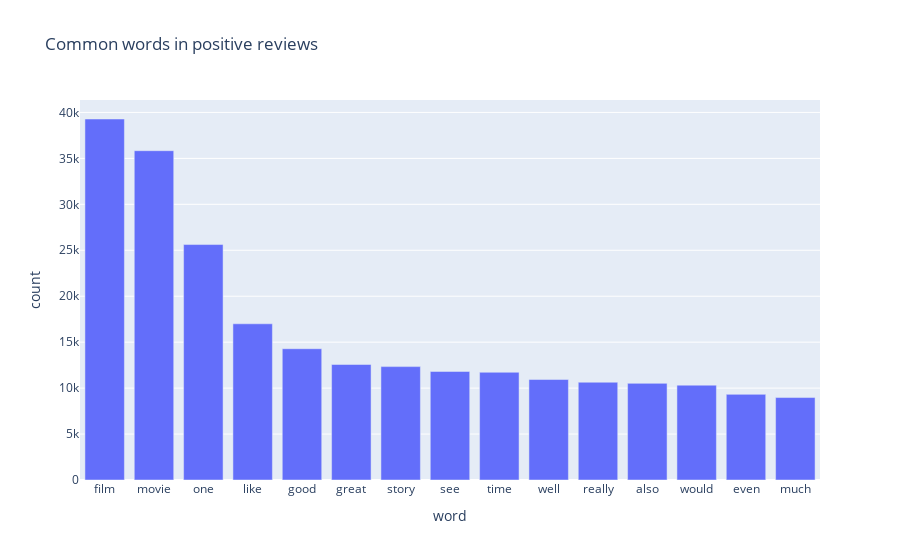

This figure's notebook cell:
### Code cell
px.bar(positive_words, y='count', x='word', title='Common words in positive reviews')

### Figure 1 — Plotly figure (JSON) as saved in the notebook; plotly's stock layout.template omitted (floating-point values rounded to 4 significant figures)
{"data": [{"alignmentgroup": "True", "hovertemplate": "word=%{x}<br>count=%{y}<extra></extra>", "legendgroup": "", "marker": {"color": "#636efa", "pattern": {"shape": ""}}, "name": "", "offsetgroup": "", "orientation": "v", "showlegend": false, "textposition": "auto", "type": "bar", "x": ["film", "movie", "one", "like", "good", "great", "story", "see", "time", "well", "really", "also", "would", "even", "much"], "xaxis": "x", "y": [39285, 35836, 25621, 16999, 14286, 12570, 12338, 11814, 11724, 10933, 10641, 10517, 10320, 9319, 8971], "yaxis": "y"}], "layout": {"barmode": "relative", "legend": {"tracegroupgap": 0}, "title": {"text": "Common words in positive reviews"}, "xaxis": {"anchor": "y", "domain": [0, 1], "title": {"text": "word"}}, "yaxis": {"anchor": "x", "domain": [0, 1], "title": {"text": "count"}}}}
